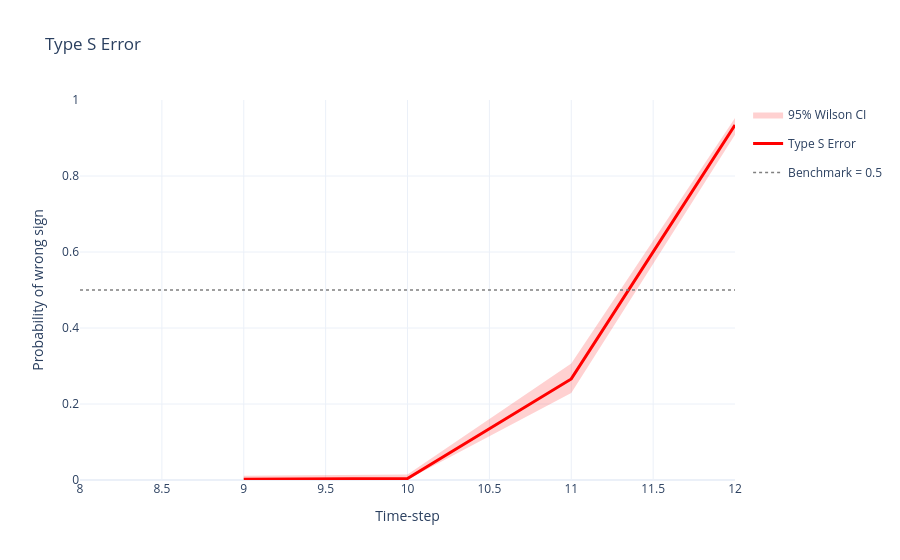

Source (notebook cell):
### Code cell
# ---------------------------------------------------------------------
# Plot Type S error (directional error)
# ---------------------------------------------------------------------
# Type S error measures the probability that the model predicts the
# wrong direction of change (increase vs decrease).
#
# Here:
#   - The first forecast step is evaluated relative to the last training value
#   - Subsequent steps compare changes between consecutive time points
#
# The plot shows:
#   - Probability of wrong sign at each forecast step
#   - Optional confidence intervals (Wilson intervals)
#
# Note:
#   If the observed change is zero (no increase/decrease), the Type S error
#   is undefined for that step and may not appear in the plot.

plot_type_s_errors_from_forecast(
    y_train,
    y_test,
    preds)

### Figure 1 — Plotly figure (JSON) as saved in the notebook; plotly's stock layout.template omitted (floating-point values rounded to 4 significant figures)
{"data": [{"fill": "toself", "fillcolor": "rgba(255, 0, 0, 0.18)", "hoverinfo": "skip", "legendgroup": "type_s_ci", "line": {"color": "rgba(0,0,0,0)", "width": 0}, "mode": "lines", "name": "95% Wilson CI", "showlegend": true, "type": "scatter", "x": [9, 10, 11, 12, 12, 11, 10, 9], "y": [0.01124, 0.01447, 0.3064, 0.9526, 0.9088, 0.2292, 0.001098, 0.0003531]}, {"customdata": [[0.0003531, 0.01124, 500.0], [0.001098, 0.01447, 500.0], [0.2292, 0.3064, 500.0], [0.9088, 0.9526, 500.0]], "hovertemplate": "x=%{x}<br>Type S error=%{y:.6f}<br>CI low=%{customdata[0]:.6f}<br>CI high=%{customdata[1]:.6f}<br>n_valid=%{customdata[2]}<extra></extra>", "legendgroup": "type_s_error", "line": {"color": "red", "width": 3}, "mode": "lines", "name": "Type S Error", "showlegend": true, "type": "scatter", "x": [9, 10, 11, 12], "y": [0.002, 0.004, 0.266, 0.934]}, {"hovertemplate": "Benchmark=%{y:.3f}<extra></extra>", "line": {"color": "gray", "dash": "dot", "width": 1.5}, "mode": "lines", "name": "Benchmark = 0.5", "type": "scatter", "x": [8, 9, 10, 11, 12], "y": [0.5, 0.5, 0.5, 0.5, 0.5]}], "layout": {"hovermode": "x unified", "legend": {"groupclick": "togglegroup"}, "title": {"text": "Type S Error"}, "xaxis": {"title": {"text": "Time-step"}}, "yaxis": {"range": [0, 1], "title": {"text": "Probability of wrong sign"}}}}
